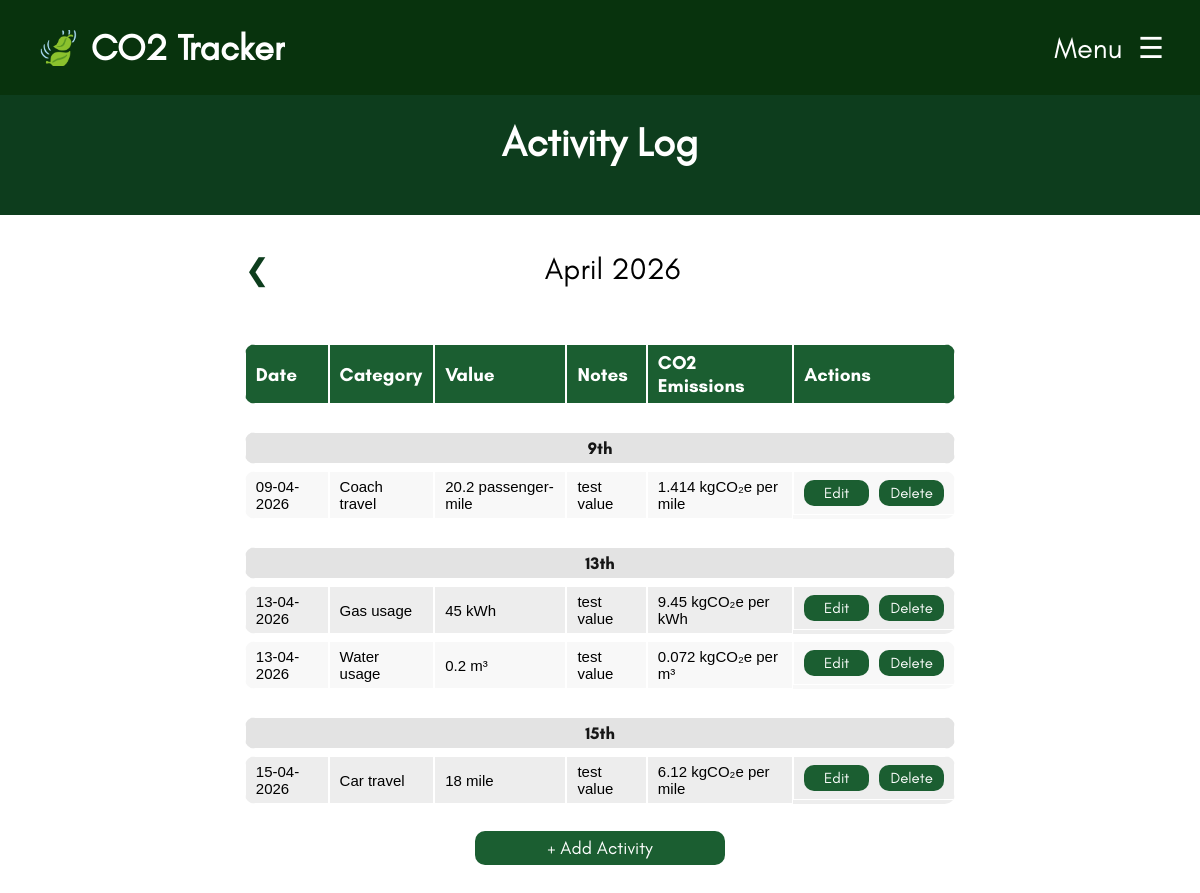
The app's page /activity-log.php (signed in) with its own data.
### tables this page shows
CREATE TABLE "Activity_Log" (
	"Log_ID"	INTEGER,
	"User_ID"	INTEGER NOT NULL,
	"Category_ID"	INTEGER NOT NULL,
	"Value"	INTEGER NOT NULL,
	"Activity_Date"	DATETIME NOT NULL,
	"Notes"	TEXT,
	"Calculated_Emissions"	REAL NOT NULL,
	PRIMARY KEY("Log_ID" AUTOINCREMENT),
	FOREIGN KEY("Category_ID") REFERENCES "Emission_Category"("Category_ID"),
	FOREIGN KEY("User_ID") REFERENCES "User"("User_ID")
);

CREATE TABLE Emission_Category
(
	Category_ID TEXT PRIMARY KEY,
	Name TEXT NOT NULL,
	Description TEXT NOT NULL,
	Unit TEXT NOT NULL,
	Average REAL NOT NULL,
	Emission_Factor REAL NOT NULL,
	Emission_Unit TEXT NOT NULL
);

### components/functions.php (the view, shortened to what this page needs)
<?php
function dbConnect()
{
  $db = new SQLite3(__DIR__ . "/data.db");
  $db->enableExceptions(true);
  return $db;
}
function DisplayActivityLog()
{
  $current_month_datetime = new DateTime('first day of this month 00:00:00');
  $current_m_y = $current_month_datetime->format('m-y');
  $selected_month_param = isset($_GET['date']) ? $_GET['date'] : $current_m_y;
  $selected_month_datetime = DateTime::createFromFormat('m-y', $selected_month_param);
  $selected_month_datetime->modify('first day of this month 00:00:00');
  $prev_month = (clone $selected_month_datetime)->modify('-1 month')->format('m-y');
  echo "<div class='activity-month-select-container'>";
  echo "<a href='?date=$prev_month' class='month-select-arrow'>❮</a>";
  echo "<p class='activity-month-header'>" . $selected_month_datetime->format('F Y') . "</p>";
  echo "</div>";
  DisplayThisMonthsActivities($selected_month_datetime);
}
function DisplayThisMonthsActivities($selected_month_datetime)
{
  $db = dbConnect();
  $month = $selected_month_datetime->format('m-Y');
  $stmt = $db->prepare("
          SELECT AL.*, U.Username, C.Name, C.Unit, C.Emission_Unit
          FROM Activity_Log AL
          INNER JOIN User U ON AL.User_ID = U.User_ID
          INNER JOIN Emission_Category C ON AL.Category_ID = C.Category_ID
          WHERE U.User_ID = :user_id
          AND substr(Activity_Date, 4, 7) = :selected_month
          ORDER BY AL.Activity_Date ASC
      ");
  $stmt->bindValue(':user_id', $_SESSION['user_id'], SQLITE3_INTEGER);
  $stmt->bindValue(':selected_month', $month, SQLITE3_TEXT);
  $results = $stmt->execute();
  if ($results) {
    $lastDate = "";
    echo "
          <table class='activities-table'>
          <tr>
              <th>Date</th>
              <th>Category</th>
              <th>Value</th>
              <th>Notes</th>
              <th>CO2 Emissions</th>
              <th>Actions</th>
          </tr>";
    while ($row = $results->fetchArray(SQLITE3_ASSOC)) {
      $currentDate = $row['Activity_Date'];
      $dateTime = DateTime::createFromFormat('d-m-Y', $currentDate);
      $dateFormatted = $dateTime->format('jS');
      if ($currentDate !== $lastDate) {
        echo "
                  <tr></tr>
                  <tr></tr>
                  <tr></tr>
                  <tr class='date-break'>
                      <td colspan='6'><p>" . $dateFormatted . "</p></td>
                  </tr>";
        $lastDate = $currentDate;
      }
      $logId = $row['Log_ID'];
      $escapedNotes = htmlspecialchars($row['Notes'], ENT_QUOTES);
      $escapedValue = htmlspecialchars($row['Value'], ENT_QUOTES);
      $dateForEditInput = $dateTime->format('Y-m-d');
      echo "
              <tr id='row-{$logId}'>
                  <td>{$row['Activity_Date']}</td>
                  <td>{$row['Name']}</td>
                  <td>{$row['Value']} {$row['Unit']}</td>
                  <td>{$row['Notes']}</td>
                  <td>{$row['Calculated_Emissions']} {$row['Emission_Unit']}</td>
                  <td class='action-buttons'>
                      <button onclick='openEditModal({$logId}, \"{$dateForEditInput}\", \"{$escapedValue}\", \"{$escapedNotes}\")' class='edit-delete-button'>Edit</button>
                      <button onclick='confirmDelete({$logId})' class='edit-delete-button'>Delete</button>
                  </td>
              </tr>";
    }
    echo "</table>";
    echo "<div class='add-activity-btn-container'><button onclick='openAddModal()' class='add-activity-btn'>+ Add Activity</button></div>";
  } else {
    echo "No activities found or query failed.";
  }
}

### activity-log.php (shortened to what this page needs)
<!DOCTYPE html>
<html lang="en">
  <?php
  include("components/head.php");
  ?>
    <div class="welcome-container">
        <h1 style="font-size: 40px; margin-bottom: -15px;">Activity Log</h1><br><br>
    </div>
    <div class="activity-log-container">
        <?php DisplayActivityLog(); ?>
    </div>
</body>
</html>

### components/head.php (shortened to what this page needs)
<head>
    <link rel="stylesheet" href="css/style.css" />
    <link rel="stylesheet" href="css/navbar.css" />
    <link rel="stylesheet" href="css/termsconditions.css" />
    <link rel="stylesheet" href="css/loginoverlay.css" />
    <?php
      require_once("components/functions.php");
    ?>
</head>
<body>
    <?php
      include("components/navbar.php");
    ?>

### components/navbar.php (shortened to what this page needs)
<header>
    <nav class="navbar">
        <ul class="navbar-items">
            <li class="navbar-logo">
                <a href="index.php">🍃 CO2 Tracker</a>
            </li>
            <li class="menu-button">
                <span onclick="openSideBar()">Menu &nbsp☰</span>
            </li>
        </ul>
    </nav>
</header>
<div id="sidebar-container" class="sidebar-container">
    <ul class="sidebar-items">
        <li style="font-size: 70px; text-align: center; justify-content: center; margin-bottom: -20px; margin-top: -30px; padding-left: 0px;"><a class="sidebar-logo" href="index.php">🍃</a><li>
    </ul>
</div>
<br><br><br>

### css/style.css (style rules this page uses)
:root { --lighter-theme-colour: #1b5e31; --main-theme-colour: #0d3d1d; --darker-theme-colour: #08330d; --error-colour: #ff1313; }
.welcome-container { z-index: -1; display: flex; flex-direction: column; box-sizing: border-box; text-align: center; align-items: center; position: absolute; left: 0; right: 0; width: 100%; padding: 20px 0; background-color: var(--main-theme-colour); color: white; font-family: Glacial Indifference; }
.welcome-container h1 { font-size: 42px; margin-bottom: -15px; }
body { font-size: 18px; font-family: Arial, Helvetica, sans-serif; }
.activity-log-container { width: 60%; margin: auto; margin-top: 150px; }
.activity-month-select-container { display: flex; justify-content: space-between; align-items: center; margin-bottom: 20px; }
.activity-month-header { font-family: Glacial Indifference; font-size: 30px; text-align: center; }
.month-select-arrow { font-size: 30px; color: var(--main-theme-colour); cursor: pointer; text-decoration: none; }
.activities-table { font-family: arial, sans-serif; font-size: 15px; width: 100%; border-collapse: separate; border-spacing: 0px 7px; border-radius: 10px; margin-bottom: 50px; }
.activities-table td, th { border: 1px solid white; text-align: left; padding: 6px 10px; height: 2em; }
th { font-family: 'Glacial Indifference Bold'; background-color: var(--lighter-theme-colour); color: white; font-size: 19px; }
.date-break td { height: 0.5rem !important; padding: 0px !important; background-color: #e3e3e3 !important; text-align: center !important; }
.date-break td p { margin: 5px !important; font-size: 17px; font-family: 'Glacial Indifference Bold'; opacity: 0.9; }
.activities-table tr:nth-child(even) { background-color: #f8f8f8; }
table tr { clip-path: xywh(0 0 100% 100% round 0.7em); background-color: #ededed; }
.edit-delete-button { border-radius: 10px; padding: 4px 10px; color: white; width: 65px; font-family: 'Glacial Indifference'; font-size: 15px; background-color: var(--lighter-theme-colour); border: none; cursor: pointer; }
.action-buttons { display: flex; justify-content: center; align-items: center; gap: 10px; }
.add-activity-btn { border-radius: 10px; padding: 6px 10px; color: white; font-size: 18px; font-family: 'Glacial Indifference'; background-color: var(--lighter-theme-colour); border: none; cursor: pointer; margin: 0 auto; width: 250px; }
.add-activity-btn-container { text-align: center; margin-top: -30px; margin-bottom: 80px; }

### css/navbar.css (style rules this page uses)
.navbar { color: #1e1919; background-color: #08330d; height: 95px; align-content: center; position: fixed; left: 0; right: 0; top: 0; bottom: 0; z-index: 2000; }
.navbar-items { text-decoration: none; font-family: Glacial Indifference; list-style: none; padding: 0 3%; display: flex; justify-content: space-between; align-items: center; background: none; height: 100%; margin: 0px; }
nav ul li a { text-decoration: none; margin-right: 24px; color: white; font-size: 29px; position: relative; }
.navbar-logo a { margin: 0; display: block; text-decoration: none; font-weight: bold; line-height: 100%; white-space: nowrap; overflow: hidden; color: #FFFFFF; font-size: 36px !important; background-color: transparent; transition: font-size 0.05s ease-in-out; }
.menu-button { font-size: 29px; transition: font-size 0.1s ease-in-out; color: white; }
.sidebar-container { position: fixed; top: 0; right: 0; width: 0px; height: 100%; background-color: #08330d; padding-top: 60px; z-index: 2001; overflow-x: hidden; transition: 0.5s; }
.sidebar-items { list-style-type: none; padding-left: 0; }
.sidebar-items li { background-color: #08330d; font-family: Glacial Indifference; height: 70px; display: flex; align-items: center; width: 100%; left: 0; padding-left: 30px; }
.sidebar-logo { text-decoration: none; transition: font-size 0.1s ease-in-out; }

### records on screen
activity_log: Activity_Date "9th", Activity_Date "09-04-2026", Category_ID.Name "Coach travel", Value "20.2", Category_ID.Unit "passenger-mile", Notes "test value", Calculated_Emissions "1.414", Category_ID.Emission_Unit "kgCO₂e per mile"
activity_log: Activity_Date "13th", Activity_Date "13-04-2026", Category_ID.Name "Gas usage", Value "45", Category_ID.Unit "kWh", Notes "test value", Calculated_Emissions "9.45", Category_ID.Emission_Unit "kgCO₂e per kWh"
activity_log: Activity_Date "13-04-2026", Category_ID.Name "Water usage", Value "0.2", Category_ID.Unit "m³", Notes "test value", Calculated_Emissions "0.072", Category_ID.Emission_Unit "kgCO₂e per m³"
activity_log: Activity_Date "15th", Activity_Date "15-04-2026", Category_ID.Name "Car travel", Value "18", Category_ID.Unit "mile", Notes "test value", Calculated_Emissions "6.12", Category_ID.Emission_Unit "kgCO₂e per mile"

### other values on screen
$selected_month_datetime->format('F Y') "April 2026"
